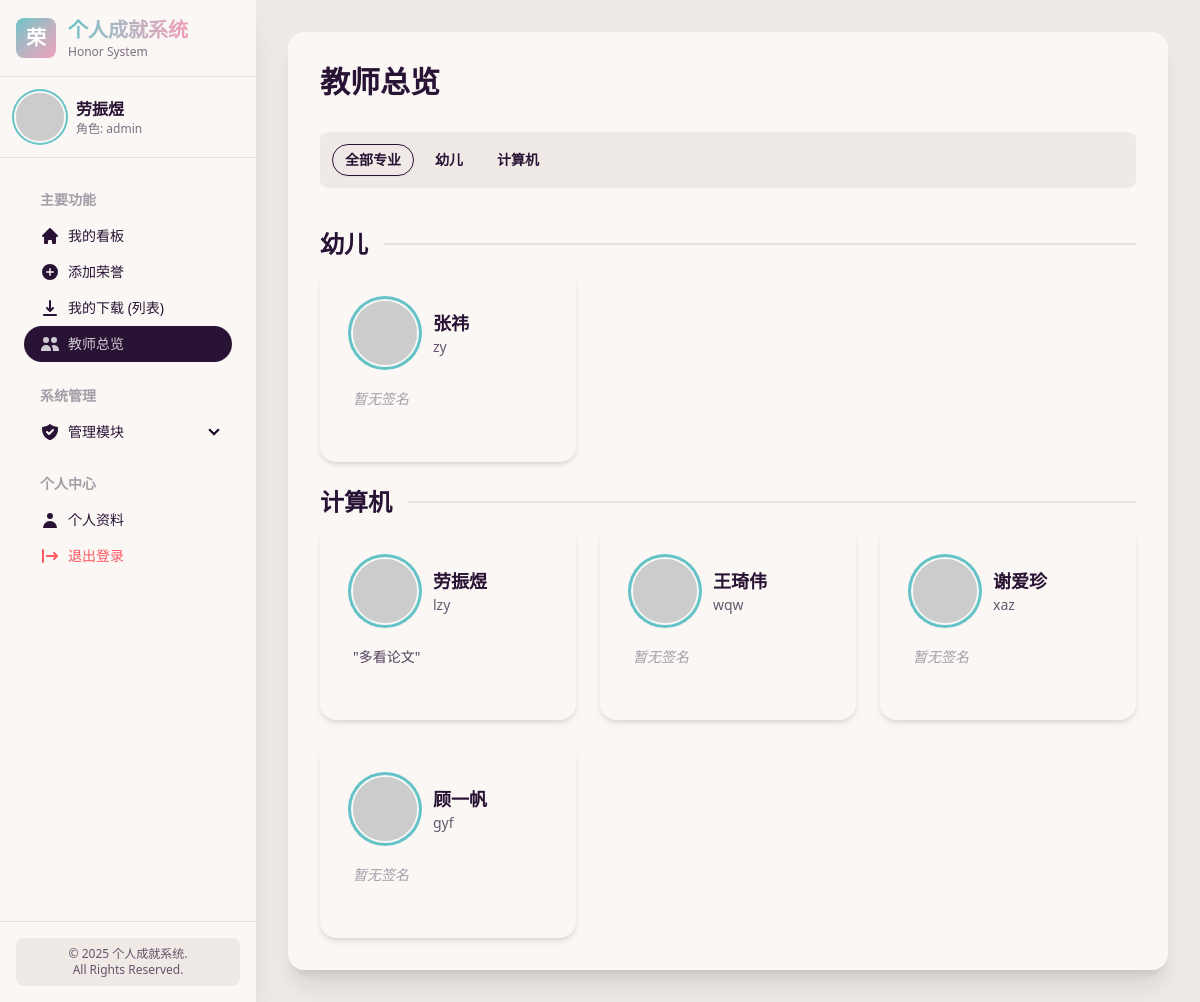
Screenshot of /teachers (signed in) with the database file from the repository.
### main.py (models this page shows)
class User(db.Model):
    __tablename__ = 'user'
    id: Mapped[int] = mapped_column(primary_key=True)
    username: Mapped[str] = mapped_column(String(80), unique=True, nullable=False)
    password: Mapped[str] = mapped_column(String(256), nullable=False)
    truename: Mapped[str] = mapped_column(String(100), nullable=True)
    major: Mapped[str] = mapped_column(String(50), nullable=True)
    employment_day: Mapped[str] = mapped_column(String(20), nullable=True)
    role: Mapped[str] = mapped_column(String(20), nullable=False, default='user')
    motto: Mapped[str] = mapped_column(Text, nullable=True)
    honors: Mapped[List["Honor"]] = relationship(
        back_populates="owner", cascade="all, delete-orphan"
    )
    logs: Mapped[List["ActivityLog"]] = relationship(
        back_populates="user", cascade="all, delete-orphan"
    )

### main.py (the view)
@app.route('/teachers')
@login_required
def teachers_overview():
    try:
        all_users = db.session.scalars(db.select(User).order_by(User.truename)).all()
        users_by_major = {}
        for user in all_users:
            if user.role == 'admin' and not user.major:
                continue
            major = user.major or '未指定专业'
            if major not in users_by_major:
                users_by_major[major] = []
            users_by_major[major].append({
                'username': user.username,
                'truename': user.truename,
                'motto': user.motto
            })
        sorted_majors = sorted(users_by_major.keys())
        if '未指定专业' in sorted_majors:
            sorted_majors.remove('未指定专业')
            sorted_majors.append('未指定专业')
        return render_template('teachers.html',
                               majors=MAJOR_TYPE,
                               sorted_major_keys=sorted_majors,
                               users_by_major=users_by_major)
    except Exception as e:
        logger.error(f"加载教师总览页面时出错: {e}", exc_info=True)
        flash("加载教师列表时出错。", "error")
        return redirect(url_for('home'))

### main.py (called while the page is built)
def login_required(f):
    @wraps(f)
    def decorated_function(*args, **kwargs):
        if 'logged_in' not in session or not session['logged_in']:
            flash("您需要先登录才能访问此页面。", "warning")
            return redirect(url_for('login', next=request.url))
        return f(*args, **kwargs)
    return decorated_function

@app.after_request
def add_header(response):
    response.headers['Cache-Control'] = 'no-cache, no-store, must-revalidate'
    response.headers['Pragma'] = 'no-cache'
    response.headers['Expires'] = '0'
    return response

@app.context_processor
def inject_now():
    return {'now': datetime.datetime.utcnow()}

### templates/teachers.html (shortened to what this page needs)
{% extends "layout.html" %}
{% block content %}
<h1 class="text-3xl font-bold mb-6 prose">教师总览</h1>
<div class="mb-6 bg-base-200 p-3 rounded-lg flex flex-wrap gap-2">
    <button class="btn btn-sm filter-btn btn-active" data-major="all">全部专业</button>
    {% for major in majors %}
        {% if major in users_by_major %}
        <button class="btn btn-sm btn-ghost filter-btn" data-major="{{ major | escape }}">
            {{ major }}
        </button>
        {% endif %}
    {% endfor %}
</div>
<div id="teachers-grid" class="space-y-8">
    {% for major_name in sorted_major_keys %}
    <section class="major-group" data-major-group="{{ major_name | escape }}">
        <h2 class="text-2xl font-semibold divider divider-start">{{ major_name }}</h2>
        <div class="grid grid-cols-1 md:grid-cols-2 lg:grid-cols-3 2xl:grid-cols-4 gap-6 mt-4">
            {% for user in users_by_major[major_name] %}
            <a href="{{ url_for('view_user_dashboard', username_to_view=user.username) }}" class="card bg-base-100 shadow-md teacher-card">
                <div class="card-body">
                    <div class="flex items-center gap-4">
                        <div class="avatar">
                            <div class="w-16 rounded-full ring ring-primary ring-offset-base-100 ring-offset-2">
                                <img src="https://ui-avatars.com/api/?name={{ user.truename[0] if user.truename else 'U' }}&background=random&color=fff" alt="{{ user.truename }} avatar" />
                            </div>
                        </div>
                        <div>
                            <h3 class="card-title text-lg">{{ user.truename }}</h3>
                            <p class="text-sm text-base-content/70">{{ user.username }}</p>
                        </div>
                    </div>
                    <p class="text-sm text-base-content/80 mt-4 h-10 overflow-hidden">
                        {% if user.motto %}"{{ user.motto | truncate(40) }}"{% else %}<span class="italic opacity-50">暂无签名</span>{% endif %}
                    </p>
                </div>
            </a>
            {% endfor %}
        </div>
    </section>
    {% endfor %}
</div>
{% endblock %}

### templates/layout.html (shortened to what this page needs)
<!DOCTYPE html>
<html data-theme="cupcake">
<head>
    <link href="https://cdn.jsdelivr.net/npm/daisyui@4.12.10/dist/full.min.css" rel="stylesheet" type="text/css" />
    <script src="https://cdn.tailwindcss.com"></script>
</head>
<body class="bg-base-200">
    <aside id="sidebar" class="fixed left-0 top-0 h-screen w-64 bg-base-100 shadow-xl z-40 sidebar-transition transform -translate-x-full lg:translate-x-0">
        <div class="flex flex-col h-full">
            <div class="p-4 border-b border-base-300">
                <a href="{{ url_for('home') }}" class="flex items-center gap-3">
                    <div class="w-10 h-10 rounded-lg bg-gradient-to-br from-primary to-secondary flex items-center justify-center">
                        <span class="text-white font-bold text-xl">荣</span>
                    </div>
                    <div>
                        <h1 class="text-xl font-bold bg-gradient-to-r from-primary to-secondary bg-clip-text text-transparent">个人成就系统</h1>
                        <p class="text-xs text-base-content/60">Honor System</p>
                    </div>
                </a>
            </div>
            {% if session.logged_in %}
            <a href="{{ url_for('profile') }}" class="block p-4 border-b border-base-300 hover:bg-base-200 transition-colors duration-200">
                <div class="flex items-center gap-3">
                    <div class="avatar">
                        <div class="w-12 rounded-full ring-2 ring-primary ring-offset-base-100 ring-offset-2">
                            <img alt="User Avatar" src="https://ui-avatars.com/api/?name={{ session.truename[0] if session.truename else 'U' }}&background=random&color=fff" />
                        </div>
                    </div>
                    <div class="flex-1">
                        <p class="font-semibold">{{ session.truename }}</p>
                        <p class="text-xs text-base-content/60">
                           角色: <span class="font-medium">{{ session.role }}</span>
                        </p>
                    </div>
                </div>
            </a>
            {% endif %}
            <nav class="flex-1 overflow-y-auto sidebar-content p-4">
                <ul class="menu menu-compact">
                    {% if session.logged_in %}
                    <li class="menu-title"><span>主要功能</span></li>
                    <li>
                        <a href="{{ url_for('home') }}" data-menu-item="home">
                            <svg xmlns="http://www.w3.org/2000/svg" class="h-5 w-5" viewBox="0 0 20 20" fill="currentColor"><path d="M10.707 2.293a1 1 0 00-1.414 0l-7 7a1 1 0 001.414 1.414L4 10.414V17a1 1 0 001 1h2a1 1 0 001-1v-2a1 1 0 011-1h2a1 1 0 011 1v2a1 1 0 001 1h2a1 1 0 001-1v-6.586l.293.293a1 1 0 001.414-1.414l-7-7z" /></svg>
                            我的看板
                        </a>
                    </li>
                    <li>
                        <a href="{{ url_for('add_honor') }}" data-menu-item="add_honor">
                           <svg xmlns="http://www.w3.org/2000/svg" class="h-5 w-5" viewBox="0 0 20 20" fill="currentColor"><path fill-rule="evenodd" d="M10 18a8 8 0 100-16 8 8 0 000 16zm.75-11.25a.75.75 0 00-1.5 0v2.5h-2.5a.75.75 0 000 1.5h2.5v2.5a.75.75 0 001.5 0v-2.5h2.5a.75.75 0 000-1.5h-2.5v-2.5z" clip-rule="evenodd" /></svg>
                            添加荣誉
                        </a>
                    </li>
                    <li>
                        <a href="{{ url_for('honor_table') }}" data-menu-item="honor_table">
                            我的下载 (列表)
                        </a>
                    </li>
                    <li>
                        <a href="{{ url_for('teachers_overview') }}" data-menu-item="teachers_overview">
                           <svg xmlns="http://www.w3.org/2000/svg" class="h-5 w-5" viewBox="0 0 20 20" fill="currentColor">
                                <path d="M9 6a3 3 0 11-6 0 3 3 0 016 0zM17 6a3 3 0 11-6 0 3 3 0 016 0zM12.93 17c.046-.327.07-.66.07-1a6.97 6.97 0 00-1.5-4.33A5 5 0 0119 16v1h-6.07zM6 11a5 5 0 015 5v1H1v-1a5 5 0 015-5z" />
                           </svg>
                            教师总览
                        </a>
                    </li>
                    {% if session.role == 'admin' %}
                    <li class="menu-title mt-4"><span>系统管理</span></li>
                    <li>
                        <details data-menu-key="admin-menu">
                            <summary>
                                管理模块
                            </summary>
                        </details>
                    </li>
                    {% endif %}
                    <li class="menu-title mt-4"><span>个人中心</span></li>
                    <li>
                        <a href="{{ url_for('profile') }}" data-menu-item="profile">
                            <svg xmlns="http://www.w3.org/2000/svg" class="h-5 w-5" viewBox="0 0 20 20" fill="currentColor"><path fill-rule="evenodd" d="M10 9a3 3 0 100-6 3 3 0 000 6zm-7 9a7 7 0 1114 0H3z" clip-rule="evenodd" /></svg>
                            个人资料
                        </a>
                    </li>
                    <li>
                        <a href="{{ url_for('logout') }}" class="text-error">
                            退出登录
                        </a>
                    </li>
                    {% else %}
                    <li><a href="{{ url_for('index') }}" class="btn btn-primary btn-sm">登录系统</a></li>
                    {% endif %}
                </ul>
            </nav>
            <div class="p-4 border-t border-base-300 space-y-2">
                <div class="text-xs text-base-content/70 text-center bg-base-200 p-2 rounded-lg">
                   <p>&copy; {{ now.strftime('%Y') }} 个人成就系统.</p>
                   <p>All Rights Reserved.</p>
                </div>
            </div>
        </div>
    </aside>
    <main class="min-h-screen main-content pt-20 lg:pt-0 transition-all duration-300">
        <div class="p-4 sm:p-6 lg:p-8">
            <div class="card bg-base-100 shadow-xl">
                <div class="card-body">
                    {% block content %}
                    {% endblock %}
                </div>
            </div>
        </div>
    </main>
</body>
</html>

### templates/layout.html (style rules this page uses)
.sidebar-transition { transition: transform 0.3s ease-in-out, opacity 0.3s ease-in-out; }
@media (min-width: 1024px) { .main-content { margin-left: 16rem; } }

### templates/teachers.html (style rules this page uses)
.teacher-card { transition: all 0.2s ease-in-out; border: 1px solid transparent; }
.filter-btn.btn-active { background-color: hsl(var(--p)); color: hsl(var(--pc)); border-color: hsl(var(--p)); }

### rows the page displays
User: truename "劳振煜", major "计算机", username "lzy", motto "多看论文"
User: major "幼儿", truename "张祎", username "zy", motto "暂无签名"
User: truename "王琦伟", username "wqw", motto "暂无签名"
User: truename "谢爱珍", username "xaz", motto "暂无签名"
User: truename "顾一帆", username "gyf", motto "暂无签名"

### other values shown
{{ session.role }} "admin"
{{ major }} "幼儿" "计算机"
